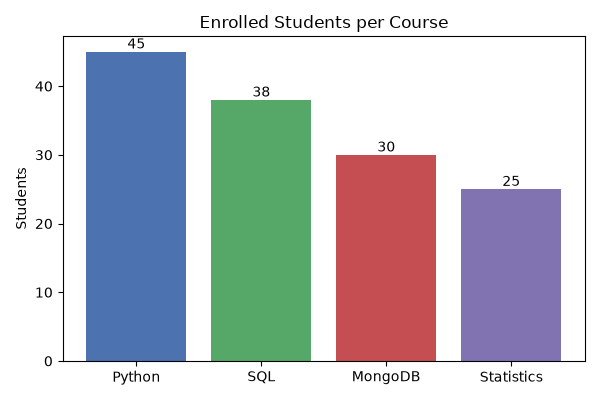

Write the Python code that produced this figure.
# bar_chart.py
# Bar chart = compare amounts between categories.

import matplotlib
matplotlib.use("Agg")
import matplotlib.pyplot as plt

courses = ["Python", "SQL", "MongoDB", "Statistics"]
students = [45, 38, 30, 25]

# 1) Vertical bars
plt.figure(figsize=(6, 4))
bars = plt.bar(courses, students, color=["#4C72B0", "#55A868", "#C44E52", "#8172B2"])
plt.bar_label(bars)                     # write the value on top of each bar
plt.title("Enrolled Students per Course")
plt.ylabel("Students")
plt.tight_layout()
plt.savefig("bar_chart.png")

# 2) Horizontal bars are easier to read when labels are long
plt.figure(figsize=(6, 4))
plt.barh(courses, students, color="teal")
plt.title("Enrolled Students (horizontal)")
plt.xlabel("Students")
plt.tight_layout()
plt.savefig("barh_chart.png")
print("Saved bar_chart.png and barh_chart.png")
